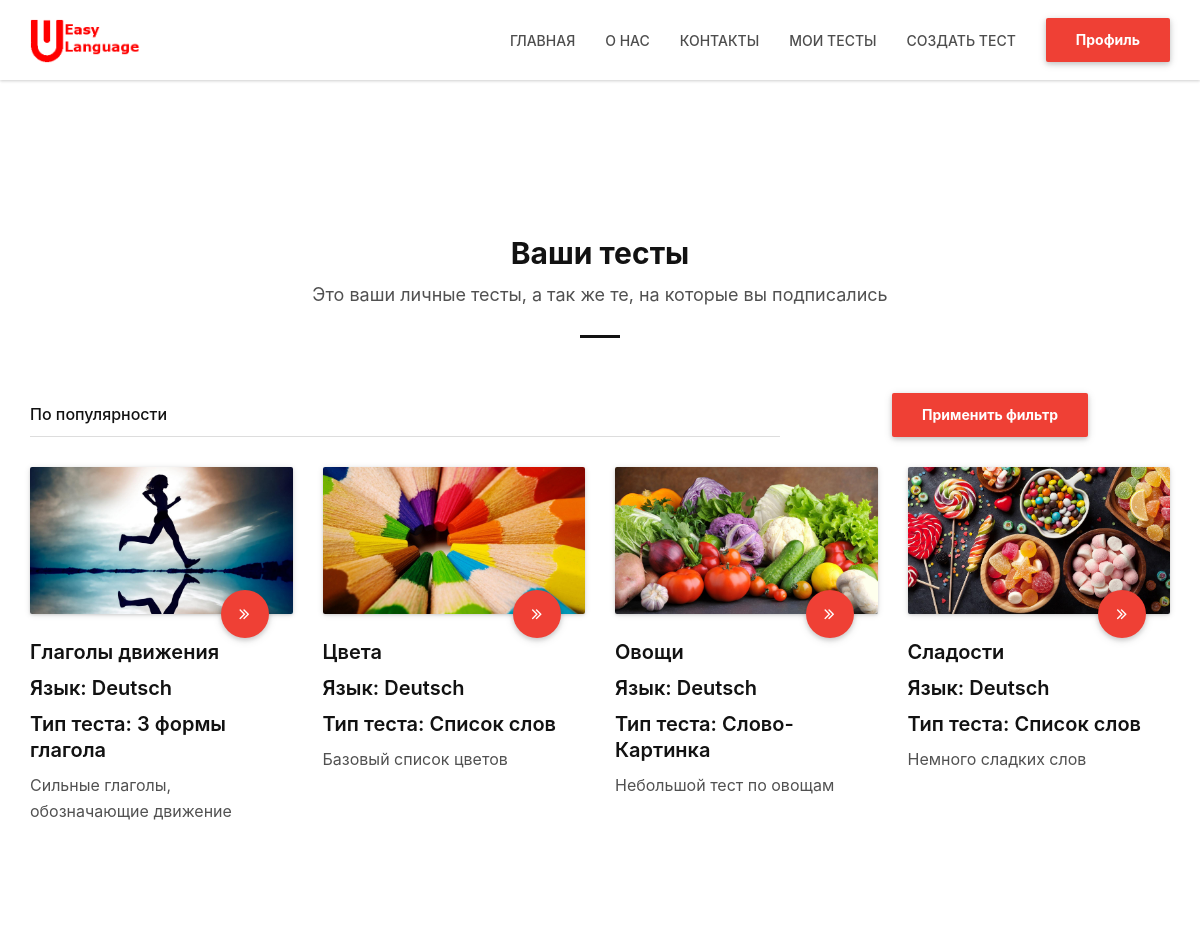
The page /my_tests/ (signed in) on the database its author committed.
### data/tests.py (models this page shows)
class Test(SqlAlchemyBase, SerializerMixin):
    __tablename__ = 'tests'
    id = sqlalchemy.Column(sqlalchemy.Integer,
                           primary_key=True, autoincrement=True)
    title = sqlalchemy.Column(sqlalchemy.String, nullable=True)
    title_picture = sqlalchemy.Column(sqlalchemy.String, nullable=True)
    type = sqlalchemy.Column(sqlalchemy.String, nullable=True)
    made_date = sqlalchemy.Column(sqlalchemy.DateTime,
                                  default=datetime.datetime.now)
    creator = sqlalchemy.Column(sqlalchemy.Integer,
                                sqlalchemy.ForeignKey("users.id"))
    language_id = sqlalchemy.Column(sqlalchemy.Integer,
                                    sqlalchemy.ForeignKey("categories.id"))
    open = sqlalchemy.Column(sqlalchemy.Boolean, nullable=True,
                             default=False)
    description = sqlalchemy.Column(sqlalchemy.String, nullable=True)
    data = sqlalchemy.Column(sqlalchemy.String, nullable=True, default='{}')
    popularity = sqlalchemy.Column(sqlalchemy.Integer, default=0)
    language = orm.relation('Category')
    user = orm.relation('User')

### main.py (the view)
@application.route('/my_tests/', methods=['GET', 'POST'])
@application.route('/my_tests/<int:page_id>', methods=['GET', 'POST'])
def my_tests(page_id=1):
    if not current_user.is_authenticated:
        return redirect('/login')
    db_sess = db_session.create_session()
    user = db_sess.query(User).filter(User.id == current_user.get_id()).first()
    if request.method == 'POST':
        block_filter = {'По популярности': 0, 'По названию': 1, 'По дате (сначала старые)': 2,
                        'По дате (сначала новые)': 3}
        user.current_filter = block_filter[str(request.form).split('block_filter')[-1].split("'")[2]]
        db_sess.add(user)
        db_sess.commit()
    tests = db_sess.query(Test).filter(Test.id.in_([int(i) for i in json.loads(user.user_tests).keys()])).all()
    if len(tests) // 12 + 1 < page_id:
        abort(404)
    languages = {}
    for i in db_sess.query(Category).all():
        languages[i.id] = i.name
    for i in tests:
        i.test_language = languages[i.language_id]
    if user.current_filter == 0:
        tests = sorted(tests, key=lambda x: int(x.popularity), reverse=True)
    if user.current_filter == 1:
        tests = sorted(tests, key=lambda x: x.title)
    if user.current_filter == 2:
        tests = sorted(tests, key=lambda x: x.made_date, reverse=True)
    if user.current_filter == 3:
        tests = sorted(tests, key=lambda x: x.made_date)
    if len(tests) > 12 * page_id:
        next_page_id = page_id + 1
    else:
        next_page_id = 0
    if page_id > 1:
        previous_page_id = page_id - 1
    else:
        previous_page_id = 0
    return render_template('my_tests.html', tests=tests[12 * (page_id - 1):12 * page_id],
                           current_filter=user.current_filter, page=[previous_page_id, next_page_id])

### data/db_session.py (called while the page is built)
def create_session() -> Session:
    global __factory
    return __factory()

### main.py (called while the page is built)
@login_manager.user_loader
def load_user(user_id):
    db_sess = db_session.create_session()
    return db_sess.query(User).get(user_id)

### templates/my_tests.html (shortened to what this page needs)
{% extends "main_form_design.html" %}
{% block content %}
    <div class="white-section section-lg-padding border-bottom">
        <div class="section-container">
            <div class="container">
                <div class="row">
                    <div class="title-block-container text-center">
                            <h2>Ваши тесты</h2>
                            <p>Это ваши личные тесты, а так же те, на которые вы подписались</p>
                            <div class="line-separator"></div>
                        </div>
                    <div class="form-block-container text-center">
                        <form method="post" action="">
                            <div class="col-md-8">
                                <div class="form-group">
                                </div>
                            </div>
                            <div class="col-md-4">
                                <div class="form-group">
                                    <button type="submit" class="btn btn-lpbuilder wave-effect">Применить фильтр</button>
                                </div>
                            </div>
                        </form>
                    </div>
                    {% if tests %}
                        {% for test in tests %}
                            <div class="col-md-3 col-sm-6 content-block">
                                <div class="content-block-container" style="height: 333px;">
                                    <div class="image-block">
                                        <div class="image-block-container">
                                            <img src="{{ url_for('static', filename=test.title_picture) }}" alt="Image Block">
                                            <a href="/test_site/{{ test.id }}" title="Web design" class="btn-lpbuilder-circle btn-lpbuilder-circle-md wave-effect"><i class="fa fa-angle-double-right"></i></a>
                                        </div>
                                    </div>
                                    <h4>{{test.title}}</h4>
                                    <h4>Язык: {{test.test_language}}</h4>
                                    {% if test.type == 'first_tests'%}
                                        <h4>Тип теста: Слово-Картинка</h4>
                                    {% elif test.type == 'second_tests'%}
                                        <h4>Тип теста: 3 формы глагола</h4>
                                    {% else %}
                                        <h4>Тип теста: Список слов</h4>
                                    {% endif %}
                                    <p>{{test.description}}</p>
                                </div>
                            </div>
                        {% endfor %}
                        {% for test in range(4 - tests|length % 4) %}
                            <div class="col-md-3 col-sm-6 content-block">
                            <div class="content-block-container" style="height: 333px;">
                            </div>
                        </div>
                        {% endfor %}
                        {% else %}
                        <div class="title-block-container text-center">
                            <h2>Здесь пока пусто</h2>
                            <p>Вы пока не сделали ни одного теста, начните создавать новые тесты</p>
                            <a href="/create_test" title="Создать тест" class="btn btn-lpbuilder wave-effect">Создать тест</a>
                        </div>
                        {% endif %}
                </div>
            </div>
        </div>
    </div>
{% endblock %}

### rows shown on the page
Test: title_picture (picture), title "Глаголы движения", test_language "Deutsch", type "Тип теста: 3 формы глагола", description "Сильные глаголы, обозначающие движение"
Test: title_picture (picture), title "Цвета", test_language "Deutsch", type "Тип теста: Список слов", description "Базовый список цветов"
Test: title_picture (picture), title "Овощи", test_language "Deutsch", type "Тип теста: Слово-Картинка", description "Небольшой тест по овощам"
Test: title_picture (picture), title "Сладости", test_language "Deutsch", type "Тип теста: Список слов", description "Немного сладких слов"
